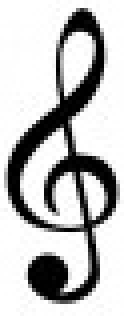
%> input picture Images_Training/Gklave.jpg, 31 x 79 px (shown 4 times larger)
$ octave --eval "result = HoughRotate(imread('Images_Training/Gklave.jpg'));"   (GNU Octave 9; MATLAB toolbox functions it lacks are replaced by stand-ins)
%> lines starting %> are read from the running program, lines starting %| are printed output that depends on the picture; in (x1, y1, x2, y2) boxes, pixels count from 0 and x2, y2 are one past the last pixel; in counts of white or black regions, pixels touching at a corner belong together; the program's own positions count from 1
function outImage = HoughRotate(Im)
%   HoughRotate(Im)
%   This function rotates an image if it is not completely straight. It
%   only works for smal rotations 5 degrees
%
%   Im = the image that should be rotated
%
%   outImage = the rotated image


% Read RGB-image and convert to binary image
BW = edge(rgb2gray(Im),'canny');
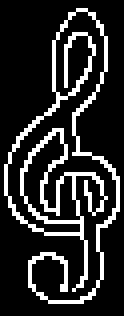
%> BW: size 79x31 logical (shown 4 times larger); 16.9% white in thin lines or dots, all inside (x1, y1, x2, y2) = (1, 2, 30, 76)

% Define a narrow intervall of angles to check with the Hough transform
range = 85:0.01:89.99;
[H,theta,rho] = hough(BW, 'theta', range);
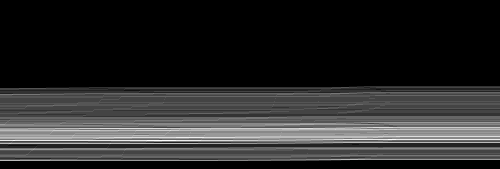
%> H: size 169x500 double; min 0, max 15, mean 2.46; drawn with min black and max white
%> theta = 500 values from 85 to 89.99; rho = 169 values from -84 to 84
peaks = houghpeaks(H, 15,'threshold', ceil(0.1*max(H(:))));
%> peaks = 15 rows, first 12: [141 14; 141 148; 141 154; 141 160; 141 166; 141 172; 140 389; 140 395; 141 1; 141 7; 141 20; 141 26]

%-----------Get rotation angle------------------------
% Since the Hough transform is done on the interval range (see above) we
% must interpret what one step in range resembles in degrees. For this we
% use the standard normalization formula to convert range to [0 1].
normRange = numel(range);               % The range we Hough transform with and want to apply to Theta's range
thetaRange = max(range) - min(range);   % The range theta varies between
normPeaks = peaks(:,2)./normRange;      % Nomralized peak values
%> normPeaks = [0.028; 0.296; 0.308; 0.32; 0.332; 0.344; 0.778; 0.79; 0.002; 0.014; 0.04; 0.052; 0.064; 0.076; 0.088]
normPeaks = (normPeaks .* thetaRange) + min(range); % Here we apply the range to the normalized peaks
%> normPeaks = [85.14; 86.48; 86.54; 86.6; 86.66; 86.72; 88.88; 88.94; 85.01; 85.07; 85.2; 85.26; 85.32; 85.38; 85.44]
rotationAngles_1 = max(range)-normPeaks;            % Since we're after the small rotations we simply subtract the angles we recieved from the largest value of range
%> rotationAngles_1 = [4.85; 3.51; 3.45; 3.39; 3.33; 3.27; 1.11; 1.05; 4.98; 4.92; 4.79; 4.73; 4.67; 4.61; 4.55]


%-----------check rotation direction-------------------
% Because of the range we use, our rotation might be in the wrong
% direction. This quick check ensures that we rotate the image in the
% correct direction by checking if the angle we should rotate the test
% image in, after a new Hough transform, is greater than the first angle we
% rotated with. If it is greater, then the rotation was performed in the
% wrong direction and we rotate the real image with the negative original
% rotation angle. If not, we rotate the real image with the original
% rotation angle.
testBW = imrotate(BW,mean(rotationAngles_1));           % Apply the rotation to a test image testBW
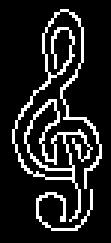
%> testBW: size 81x37 logical (shown 3 times larger); 13.8% white in thin lines or dots, all inside (x1, y1, x2, y2) = (4, 3, 34, 77)
[H_2,theta_2,rho_2] = hough(testBW, 'theta', range);    % Perform a new Hough transform on the newly rotated image
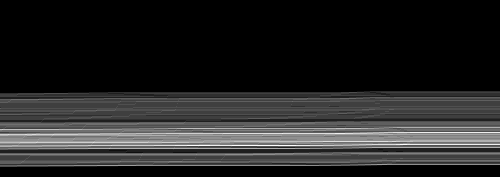
%> H_2: size 177x500 double; min 0, max 16, mean 2.34; drawn with min black and max white
%> theta_2 = 500 values from 85 to 89.99; rho_2 = 177 values from -88 to 88
peaks = houghpeaks(H_2, 15,'threshold', ceil(0.1*max(H_2(:))));
%> peaks = 15 rows, first 12: [146 188; 146 194; 146 200; 146 206; 146 233; 146 239; 146 245; 146 251; 146 257; 146 263; 146 269; 146 275]
normPeaks = peaks(:,2)./normRange;
%> normPeaks = [0.376; 0.388; 0.4; 0.412; 0.466; 0.478; 0.49; 0.502; 0.514; 0.526; 0.538; 0.55; 0.562; 0.574; 0.586]
normPeaks = (normPeaks .* thetaRange) + min(range);
%> normPeaks = [86.88; 86.94; 87; 87.06; 87.33; 87.39; 87.45; 87.5; 87.56; 87.62; 87.68; 87.74; 87.8; 87.86; 87.92]
rotationAngles_2 = max(range)-normPeaks;
%> rotationAngles_2 = [3.11; 3.05; 2.99; 2.93; 2.66; 2.6; 2.54; 2.49; 2.43; 2.37; 2.31; 2.25; 2.19; 2.13; 2.07]

if(mean(rotationAngles_2) > mean(rotationAngles_1))
    Im1 = imrotate(Im,-mean(rotationAngles_1), 'bicubic'); %rotate the after what the hough transform give
    Mrot = ~imrotate(true(size(Im)),-mean(rotationAngles_1)); %to make the clipping background white instead of black
else
    Im1 = imrotate(Im,mean(rotationAngles_1), 'bicubic'); %rotate the after what the hough transform give
    Mrot = ~imrotate(true(size(Im)),mean(rotationAngles_1)); %to make the clipping background white instead of black
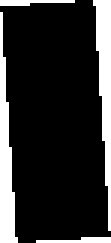
%> Mrot: size 81x37x3 logical (shown 3 times larger); 18.2% white; 4 white regions, box (x1, y1, x2, y2) and area: (31, 0, 37, 77) 237, (0, 4, 6, 81) 237, (0, 0, 25, 2) 35, (12, 79, 37, 81) 35
end

Im1(Mrot&~imclearborder(Mrot)) = 1; %to make the clipping background white instead of black
%> Im1: size 81x37x3 uint8; min 0, max 255, mean 153.9

Im1(1:3,:,:) = 1; %make the edge white to remove black
%> Im1: size 81x37x3 uint8; min 0, max 255, mean 149.3
Im1(size(Im1,1)-3:size(Im1,1),:,:) = 1; %make the edge white to remove black
%> Im1: size 81x37x3 uint8; min 0, max 255, mean 142
Im1(:,1:3,:) = 1; %make the edge white to remove black
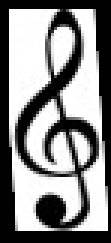
%> Im1: size 81x37x3 uint8 (shown 3 times larger); min 0, max 255, mean 138.4
Im1(:,size(Im1,2)-3:size(Im1,2),:) = 1; %make the edge white to remove black
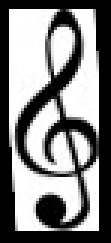
%> Im1: size 81x37x3 uint8 (shown 3 times larger); 3% of pixels changed, all inside (x1, y1, x2, y2) = (33, 32, 36, 77)

outImage = Im1; %Set image to the output

end

$ run again, on Images_Training/notes.jpg
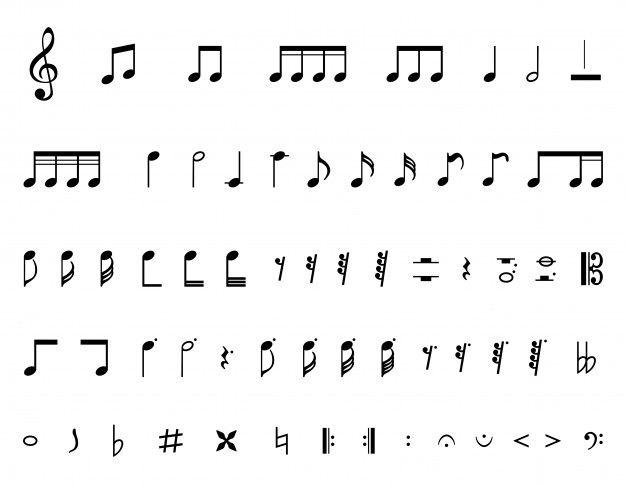
%> input picture Images_Training/notes.jpg, 626 x 484 px
%> in HoughRotate, `BW = edge(rgb2gray(Im),'canny');`:
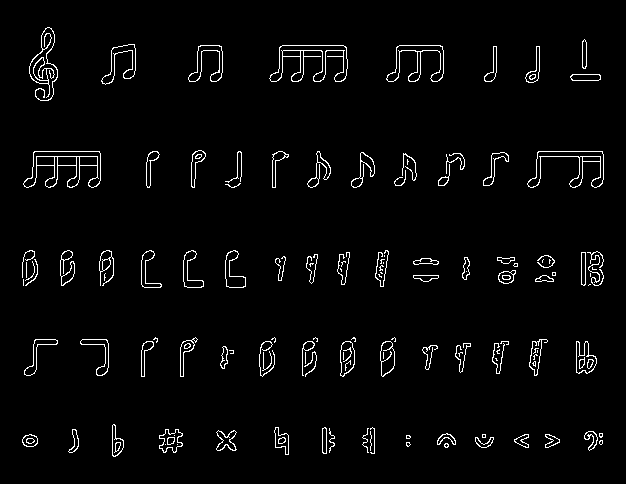
%> BW: size 484x626 logical; 2.9% white in thin lines or dots, all inside (x1, y1, x2, y2) = (22, 27, 604, 457)
%> theta = 500 values from 85 to 89.99; rho = 1581 values from -790 to 790
%> in HoughRotate, `peaks = houghpeaks(H, 15,'threshold', ceil(0.1*max(H(:))));`: peaks = 15 rows, first 12: [947 497; 948 440; 957 400; 836 495; 837 482; 947 453; 838 469; 837 489; 958 342; 957 406; 948 446; 958 391]
%> in HoughRotate, `normPeaks = peaks(:,2)./normRange;`: normPeaks = [0.994; 0.88; 0.8; 0.99; 0.964; 0.906; 0.938; 0.978; 0.684; 0.812; 0.892; 0.782; 0.672; 0.84; 0.94]
%> in HoughRotate, `normPeaks = (normPeaks .* thetaRange) + min(range);`: normPeaks = [89.96; 89.39; 88.99; 89.94; 89.81; 89.52; 89.68; 89.88; 88.41; 89.05; 89.45; 88.9; 88.35; 89.19; 89.69]
%> rotationAngles_1 = [0.0299; 0.599; 0.998; 0.0499; 0.18; 0.469; 0.309; 0.11; 1.58; 0.938; 0.539; 1.09; 1.64; 0.798; 0.299]
%> testBW: size 491x632 logical; 2.9% white in thin lines or dots, all inside (x1, y1, x2, y2) = (25, 33, 608, 463)
%> theta_2 = 500 values from 85 to 89.99; rho_2 = 1599 values from -799 to 799
%> in HoughRotate, `peaks = houghpeaks(H_2, 15,'threshold', ceil(0.1*max(H_2(:))));`: peaks = 15 rows, first 12: [963 437; 957 496; 963 443; 973 337; 852 437; 964 378; 853 419; 963 388; 854 401; 973 287; 974 278; 966 358]
%> in HoughRotate, `normPeaks = peaks(:,2)./normRange;`: normPeaks = [0.874; 0.992; 0.886; 0.674; 0.874; 0.756; 0.838; 0.776; 0.802; 0.574; 0.556; 0.716; 0.656; 0.634; 0.86]
%> in HoughRotate, `normPeaks = (normPeaks .* thetaRange) + min(range);`: normPeaks = [89.36; 89.95; 89.42; 88.36; 89.36; 88.77; 89.18; 88.87; 89; 87.86; 87.77; 88.57; 88.27; 88.16; 89.29]
%> rotationAngles_2 = [0.629; 0.0399; 0.569; 1.63; 0.629; 1.22; 0.808; 1.12; 0.988; 2.13; 2.22; 1.42; 1.72; 1.83; 0.699]
%> Mrot: size 491x632x3 logical; 2.4% white; 4 white regions, box (x1, y1, x2, y2) and area: (49, 0, 632, 7) 2203, (0, 484, 583, 491) 2203, (0, 0, 6, 467) 1462, (626, 24, 632, 491) 1462
%> in HoughRotate, `Im1(:,size(Im1,2)-3:size(Im1,2),:) = 1;`:
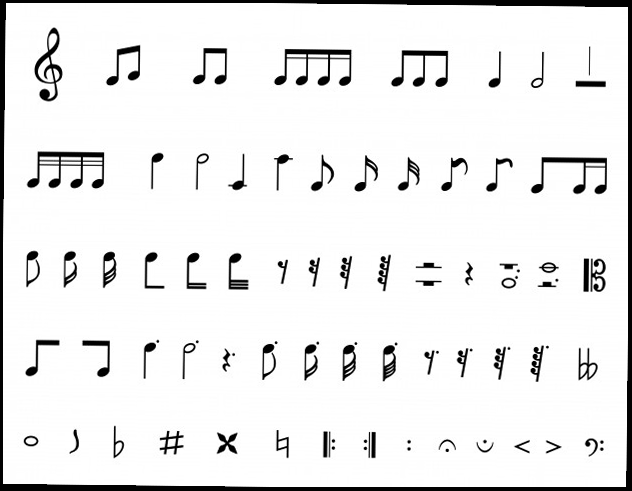
%> Im1: size 491x632x3 uint8; min 0, max 255, mean 236

$ run again, on Images_Training/notesRow.jpg
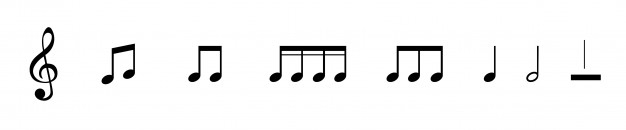
%> input picture Images_Training/notesRow.jpg, 626 x 130 px
%> in HoughRotate, `BW = edge(rgb2gray(Im),'canny');`:
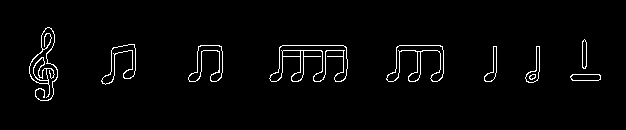
%> BW: size 130x626 logical; 2.5% white in thin lines or dots, all inside (x1, y1, x2, y2) = (29, 27, 601, 101)
%> theta = 500 values from 85 to 89.99; rho = 1279 values from -639 to 639
%> in HoughRotate, `peaks = houghpeaks(H, 15,'threshold', ceil(0.1*max(H(:))));`: peaks = 15 rows, first 12: [685 495; 686 482; 687 469; 686 489; 722 485; 721 496; 722 479; 691 476; 692 459; 723 469; 694 427; 693 443]
%> in HoughRotate, `normPeaks = peaks(:,2)./normRange;`: normPeaks = [0.99; 0.964; 0.938; 0.978; 0.97; 0.992; 0.958; 0.952; 0.918; 0.938; 0.854; 0.886; 0.898; 0.818; 0.808]
%> in HoughRotate, `normPeaks = (normPeaks .* thetaRange) + min(range);`: normPeaks = [89.94; 89.81; 89.68; 89.88; 89.84; 89.95; 89.78; 89.75; 89.58; 89.68; 89.26; 89.42; 89.48; 89.08; 89.03]
%> rotationAngles_1 = [0.0499; 0.18; 0.309; 0.11; 0.15; 0.0399; 0.21; 0.24; 0.409; 0.309; 0.729; 0.569; 0.509; 0.908; 0.958]
%> testBW: size 135x627 logical; 2.4% white in thin lines or dots, all inside (x1, y1, x2, y2) = (30, 31, 602, 105)
%> theta_2 = 500 values from 85 to 89.99; rho_2 = 1283 values from -641 to 641
%> in HoughRotate, `peaks = houghpeaks(H_2, 15,'threshold', ceil(0.1*max(H_2(:))));`: peaks = 15 rows, first 12: [690 492; 691 473; 692 455; 691 479; 728 453; 692 465; 699 430; 698 442; 698 448; 727 465; 726 476; 690 486]
%> in HoughRotate, `normPeaks = peaks(:,2)./normRange;`: normPeaks = [0.984; 0.946; 0.91; 0.958; 0.906; 0.93; 0.86; 0.884; 0.896; 0.93; 0.952; 0.972; 0.994; 0.974; 0.884]
%> in HoughRotate, `normPeaks = (normPeaks .* thetaRange) + min(range);`: normPeaks = [89.91; 89.72; 89.54; 89.78; 89.52; 89.64; 89.29; 89.41; 89.47; 89.64; 89.75; 89.85; 89.96; 89.86; 89.41]
%> rotationAngles_2 = [0.0798; 0.269; 0.449; 0.21; 0.469; 0.349; 0.699; 0.579; 0.519; 0.349; 0.24; 0.14; 0.0299; 0.13; 0.579]
%> Mrot: size 135x627x3 logical; 3.9% white; 4 white regions, box (x1, y1, x2, y2) and area: (0, 0, 616, 5) 1567, (11, 130, 627, 135) 1567, (626, 0, 627, 66) 66, (0, 69, 1, 135) 66
%> in HoughRotate, `Im1(:,size(Im1,2)-3:size(Im1,2),:) = 1;`:
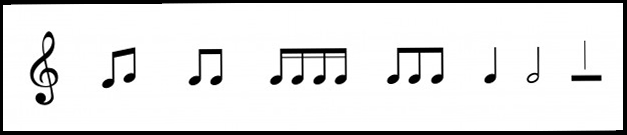
%> Im1: size 135x627x3 uint8; min 0, max 255, mean 228.1

$ run again, on Images_Training/notesRow1.jpg
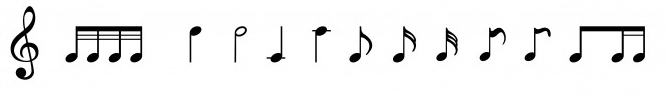
%> input picture Images_Training/notesRow1.jpg, 668 x 95 px
%> BW: size 95x668 logical; 3.7% white in thin lines or dots, all inside (x1, y1, x2, y2) = (10, 6, 646, 80)
%> theta = 500 values from 85 to 89.99; rho = 1349 values from -674 to 674
%> in HoughRotate, `peaks = houghpeaks(H, 15,'threshold', ceil(0.1*max(H(:))));`: peaks = 15 rows, first 12: [707 444; 706 497; 717 398; 707 450; 718 344; 716 407; 713 390; 715 417; 718 338; 716 456; 710 464; 719 332]
%> in HoughRotate, `normPeaks = peaks(:,2)./normRange;`: normPeaks = [0.888; 0.994; 0.796; 0.9; 0.688; 0.814; 0.78; 0.834; 0.676; 0.912; 0.928; 0.664; 0.854; 0.87; 0.946]
%> in HoughRotate, `normPeaks = (normPeaks .* thetaRange) + min(range);`: normPeaks = [89.43; 89.96; 88.97; 89.49; 88.43; 89.06; 88.89; 89.16; 88.37; 89.55; 89.63; 88.31; 89.26; 89.34; 89.72]
%> rotationAngles_1 = [0.559; 0.0299; 1.02; 0.499; 1.56; 0.928; 1.1; 0.828; 1.62; 0.439; 0.359; 1.68; 0.729; 0.649; 0.269]
%> testBW: size 105x670 logical; 3.4% white in thin lines or dots, all inside (x1, y1, x2, y2) = (11, 15, 647, 89)
%> theta_2 = 500 values from 85 to 89.99; rho_2 = 1357 values from -678 to 678
%> in HoughRotate, `peaks = houghpeaks(H_2, 15,'threshold', ceil(0.1*max(H_2(:))));`: peaks = 15 rows, first 12: [714 470; 713 486; 713 480; 720 417; 721 360; 719 427; 731 315; 720 411; 715 464; 732 252; 731 309; 716 454]
%> in HoughRotate, `normPeaks = peaks(:,2)./normRange;`: normPeaks = [0.94; 0.972; 0.96; 0.834; 0.72; 0.854; 0.63; 0.822; 0.928; 0.504; 0.618; 0.908; 0.732; 0.518; 0.546]
%> in HoughRotate, `normPeaks = (normPeaks .* thetaRange) + min(range);`: normPeaks = [89.69; 89.85; 89.79; 89.16; 88.59; 89.26; 88.14; 89.1; 89.63; 87.51; 88.08; 89.53; 88.65; 87.58; 87.72]
%> rotationAngles_2 = [0.299; 0.14; 0.2; 0.828; 1.4; 0.729; 1.85; 0.888; 0.359; 2.48; 1.91; 0.459; 1.34; 2.41; 2.27]
%> Mrot: size 105x670x3 logical; 9.8% white; 4 white regions, box (x1, y1, x2, y2) and area: (20, 0, 670, 10) 3346, (0, 95, 650, 105) 3346, (0, 0, 2, 85) 100, (668, 20, 670, 105) 100
%> in HoughRotate, `Im1(:,size(Im1,2)-3:size(Im1,2),:) = 1;`:
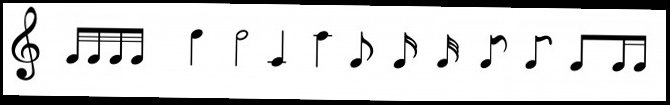
%> Im1: size 105x670x3 uint8; min 0, max 255, mean 211.1
